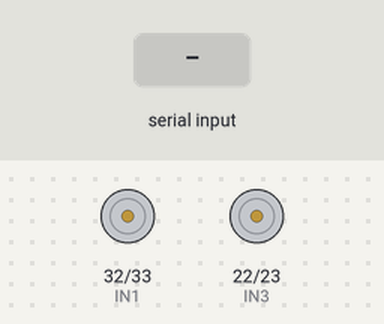
Simulated run of this program. Board: ESP32. Shown: motor-driver pin pairs drawn as motors (green arrow = first pin HIGH = forward, orange = second pin HIGH = backward, longer = more drive, scaled by the enable pin). Inputs (shaded band) come from the test bench. What the program prints to the serial monitor is not drawn.

Above: at 1.2 s.
1.3 s: "90,45\n" received over Serial
At 2.7 s:
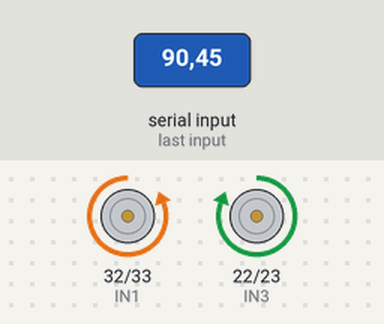
Timing chart, 0 to 4.3 s (numbered marks = the images above; inputs shaded):
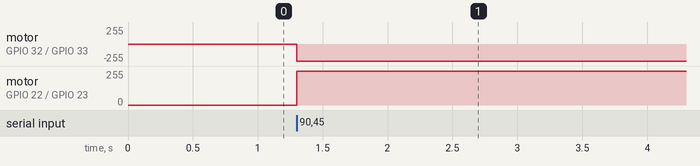

Measured:
- after the input at 1.3 s, motor on GPIO 32 (IN1) / GPIO 33 (IN2): stopped → backward 255/255 at once; motor on GPIO 22 (IN3) / GPIO 23 (IN4): stopped → forward 255/255 at once

The program:

main.cpp
```cpp
#include <Arduino.h>

// Motor A (Left)
const int ENA = 14;
const int IN1 = 32;
const int IN2 = 33;

// Motor B (Right)
const int ENB = 27;
const int IN3 = 22;
const int IN4 = 23;

// LiDAR Settings
const float EMERGENCY_STOP = 0.12; // 12cm - STOP ALL MOVEMENT
const float SAFE_DISTANCE = 0.30;  // 30cm - block forward only

// LiDAR data (360° detection)
bool obstacleDetected = false;
bool emergencyStop = false;
float minDistance = 12.0;

// Store last command for continuous execution
float lastLinear = 0.0;
float lastAngular = 0.0;

// LD-19 packet parsing
const uint8_t PACKET_HEADER = 0x54;
const uint8_t PACKET_SIZE = 47;
uint8_t packetBuffer[PACKET_SIZE];
uint8_t bufferIndex = 0;

void setup() {
  // Serial for ROS2 (USB)
  Serial.begin(115200);

  // Serial2 for LiDAR (RX2=16, TX2=17)
  Serial2.begin(230400, SERIAL_8N1, 16, 17);

  // Motor pins
  pinMode(ENA, OUTPUT);
  pinMode(ENB, OUTPUT);
  pinMode(IN1, OUTPUT);
  pinMode(IN2, OUTPUT);
  pinMode(IN3, OUTPUT);
  pinMode(IN4, OUTPUT);

  digitalWrite(ENA, HIGH);
  digitalWrite(ENB, HIGH);
  digitalWrite(IN1, LOW);
  digitalWrite(IN2, LOW);
  digitalWrite(IN3, LOW);
  digitalWrite(IN4, LOW);

  Serial.println("\n=== Rover + LiDAR ===");
  Serial.println("Serial: ROS2 commands");
  Serial.println("Serial2: LiDAR data");
  Serial.println("360° obstacle detection");
  Serial.println("=====================\n");
}

void setMotorDirection(int in1, int in2, float speed) {
  if (speed > 0.05) {
    digitalWrite(in1, HIGH);
    digitalWrite(in2, LOW);
  } else if (speed < -0.05) {
    digitalWrite(in1, LOW);
    digitalWrite(in2, HIGH);
  } else {
    digitalWrite(in1, LOW);
    digitalWrite(in2, LOW);
  }
}

void parseLidarPacket() {
  // Check all 12 distances (360°)
  minDistance = 12.0;

  for (int i = 0; i < 12; i++) {
    uint8_t offset = 6 + (i * 3);
    uint16_t distance = (packetBuffer[offset + 1] << 8) | packetBuffer[offset];
    float dist_m = distance / 1000.0;

    if (dist_m > 0.01 && dist_m < 12.0 && dist_m < minDistance) {
      minDistance = dist_m;
    }
  }

  // Set flags based on distance
  emergencyStop = (minDistance < EMERGENCY_STOP);   // <12cm: STOP ALL
  obstacleDetected = (minDistance < SAFE_DISTANCE); // <30cm: block forward
}

void updateLidar() {
  int count = 0;
  while (Serial2.available() && count < 100) {
    uint8_t byte = Serial2.read();
    count++;

    if (bufferIndex == 0) {
      if (byte == PACKET_HEADER) {
        packetBuffer[0] = byte;
        bufferIndex = 1;
      }
    } else {
      packetBuffer[bufferIndex++] = byte;

      if (bufferIndex >= PACKET_SIZE) {
        parseLidarPacket();
        bufferIndex = 0;
      }
    }
  }
}

void loop() {
  // CRITICAL: Update LiDAR FIRST
  updateLidar();

  // Check for new commands
  if (Serial.available() > 0) {
    String input = Serial.readStringUntil('\n');
    input.trim();

    if (input.length() > 0) {
      int commaIndex = input.indexOf(',');
      if (commaIndex != -1) {
        lastLinear = input.substring(0, commaIndex).toFloat();
        lastAngular = input.substring(commaIndex + 1).toFloat();
      }
    }
  }

  // Calculate motor speeds
  float left_speed, right_speed;

  if (abs(lastAngular) > 0.3) {
    if (lastAngular > 0) {
      left_speed = -0.5;
      right_speed = 0.5;
    } else {
      left_speed = 0.5;
      right_speed = -0.5;
    }
  } else if (abs(lastLinear) > 0.1) {
    if (abs(lastAngular) > 0.1) {
      if (lastAngular > 0) {
        left_speed = 0.0;
        right_speed = lastLinear;
      } else {
        left_speed = lastLinear;
        right_speed = 0.0;
      }
    } else {
      left_speed = lastLinear;
      right_speed = lastLinear;
    }
  } else {
    left_speed = 0.0;
    right_speed = 0.0;
  }

  // OBSTACLE SAFETY
  if (emergencyStop) {
    // <12cm: STOP ALL
    left_speed = 0.0;
    right_speed = 0.0;

    static unsigned long lastEmergencyWarn = 0;
    if (millis() - lastEmergencyWarn > 500) {
      Serial.print("EMERGENCY ");
      Serial.print(minDistance * 100, 0);
      Serial.println("cm");
      lastEmergencyWarn = millis();
    }
  } else if (obstacleDetected && (left_speed > 0 || right_speed > 0)) {
    // 12-30cm: block forward
    left_speed = 0.0;
    right_speed = 0.0;

    static unsigned long lastWarn = 0;
    if (millis() - lastWarn > 1000) {
      Serial.print("BLOCKED ");
      Serial.print(minDistance * 100, 0);
      Serial.println("cm");
      lastWarn = millis();
    }
  }

  // Set motors
  setMotorDirection(IN1, IN2, left_speed);
  setMotorDirection(IN3, IN4, right_speed);

  // Run as fast as possible - NO DELAY
}
```
